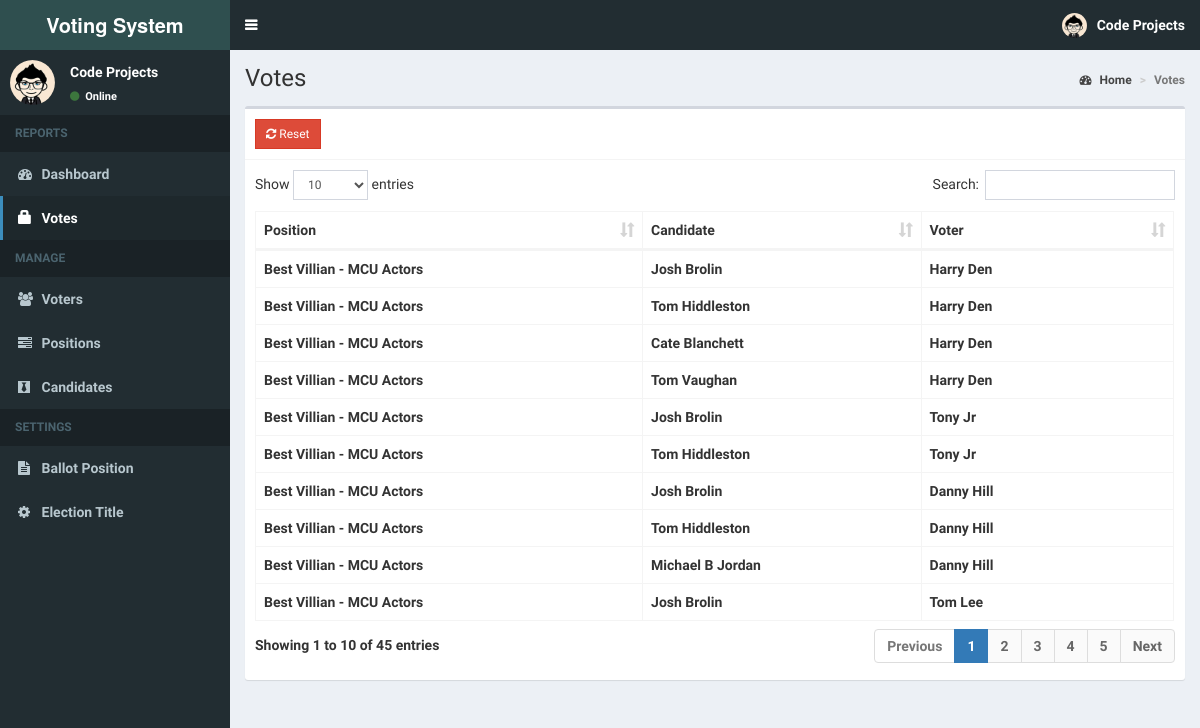
Screenshot of /admin/votes.php (signed in) with the database file from the repository.
### tables this page shows
CREATE TABLE IF NOT EXISTS `votes` (
`id` int(11) NOT NULL,
  `voters_id` int(11) NOT NULL,
  `candidate_id` int(11) NOT NULL,
  `position_id` int(11) NOT NULL
);

CREATE TABLE IF NOT EXISTS `positions` (
`id` int(11) NOT NULL,
  `description` varchar(50) NOT NULL,
  `max_vote` int(11) NOT NULL,
  `priority` int(11) NOT NULL
);

CREATE TABLE IF NOT EXISTS `candidates` (
`id` int(11) NOT NULL,
  `position_id` int(11) NOT NULL,
  `firstname` varchar(30) NOT NULL,
  `lastname` varchar(30) NOT NULL,
  `photo` varchar(150) NOT NULL,
  `platform` text NOT NULL
);

CREATE TABLE IF NOT EXISTS `voters` (
`id` int(11) NOT NULL,
  `voters_id` varchar(15) NOT NULL,
  `password` varchar(60) NOT NULL,
  `firstname` varchar(30) NOT NULL,
  `lastname` varchar(30) NOT NULL,
  `photo` varchar(150) NOT NULL
);

### admin/includes/session.php (called while the page is built, shortened)
<?php
	include 'includes/conn.php';
	$sql = "SELECT * FROM admin WHERE id = '".$_SESSION['admin']."'";
	$query = $conn->query($sql);
	$user = $query->fetch_assoc();
?>

### admin/votes.php (the view, shortened to what this page needs)
<?php include 'includes/session.php'; ?>
<?php include 'includes/header.php'; ?>
<body class="hold-transition skin-blue sidebar-mini">
<div class="wrapper">
  <?php include 'includes/navbar.php'; ?>
  <?php include 'includes/menubar.php'; ?>
  <div class="content-wrapper">
    <section class="content-header">
      <h1>
        Votes
      </h1>
      <ol class="breadcrumb">
        <li><a href="#"><i class="fa fa-dashboard"></i> Home</a></li>
        <li class="active">Votes</li>
      </ol>
    </section>
    <section class="content">
      <div class="row">
        <div class="col-xs-12">
          <div class="box">
            <div class="box-header with-border">
              <a href="#reset" data-toggle="modal" class="btn btn-danger btn-sm btn-flat"><i class="fa fa-refresh"></i> Reset</a>
            </div>
            <div class="box-body">
              <table id="example1" class="table table-bordered">
                <thead>
                  <th>Position</th>
                  <th>Candidate</th>
                  <th>Voter</th>
                </thead>
                <tbody>
                  <?php
                    $sql = "SELECT *, candidates.firstname AS canfirst, candidates.lastname AS canlast, voters.firstname AS votfirst, voters.lastname AS votlast FROM votes LEFT JOIN positions ON positions.id=votes.position_id LEFT JOIN candidates ON candidates.id=votes.candidate_id LEFT JOIN voters ON voters.id=votes.voters_id ORDER BY positions.priority ASC";
                    $query = $conn->query($sql);
                    while($row = $query->fetch_assoc()){
                      echo "
                        <tr>
                          <td class='hidden'></td>
                          <td>".$row['description']."</td>
                          <td>".$row['canfirst'].' '.$row['canlast']."</td>
                          <td>".$row['votfirst'].' '.$row['votlast']."</td>
                        </tr>
                      ";
                    }
                  ?>
                </tbody>
              </table>
            </div>
          </div>
        </div>
      </div>
    </section>
  </div>
</div>
</body>
</html>

### admin/includes/navbar.php (shortened to what this page needs)
<header class="main-header">
  <a href="home.php" class="logo">
    <span class="logo-lg"><b>Voting System </span>
  </a>
  <nav class="navbar navbar-static-top">
    <a href="#" class="sidebar-toggle" data-toggle="push-menu" role="button">
    </a>
    <div class="navbar-custom-menu">
      <ul class="nav navbar-nav">
        <li class="dropdown user user-menu">
          <a href="#" class="dropdown-toggle" data-toggle="dropdown">
            <img src="<?php echo (!empty($user['photo'])) ? '../images/'.$user['photo'] : '../images/profile.jpg'; ?>" class="user-image" alt="User Image">
            <span class="hidden-xs"><?php echo $user['firstname'].' '.$user['lastname']; ?></span>
          </a>
        </li>
      </ul>
    </div>
  </nav>
</header>

### admin/includes/menubar.php (shortened to what this page needs)
<aside class="main-sidebar">
  <section class="sidebar">
    <div class="user-panel">
      <div class="pull-left image">
        <img src="<?php echo (!empty($user['photo'])) ? '../images/'.$user['photo'] : '../images/profile.jpg'; ?>" class="img-circle" alt="User Image">
      </div>
      <div class="pull-left info">
        <p><?php echo $user['firstname'].' '.$user['lastname']; ?></p>
        <a><i class="fa fa-circle text-success"></i> Online</a>
      </div>
    </div>
    <ul class="sidebar-menu" data-widget="tree">
      <li class="header">REPORTS</li>
      <li class=""><a href="home.php"><i class="fa fa-dashboard"></i> <span>Dashboard</span></a></li>
      <li class=""><a href="votes.php"><span class="glyphicon glyphicon-lock"></span> <span>Votes</span></a></li>
      <li class="header">MANAGE</li>
      <li class=""><a href="voters.php"><i class="fa fa-users"></i> <span>Voters</span></a></li>
      <li class=""><a href="positions.php"><i class="fa fa-tasks"></i> <span>Positions</span></a></li>
      <li class=""><a href="candidates.php"><i class="fa fa-black-tie"></i> <span>Candidates</span></a></li>
      <li class="header">SETTINGS</li>
      <li class=""><a href="ballot.php"><i class="fa fa-file-text"></i> <span>Ballot Position</span></a></li>
      <li class=""><a href="#config" data-toggle="modal"><i class="fa fa-cog"></i> <span>Election Title</span></a></li>
    </ul>
  </section>
</aside>

### rows the page displays
votes: position.description "Best Villian - MCU Actors", candidate.firstname "Josh", candidate.lastname "Brolin", voters.firstname "Harry", voters.lastname "Den"
votes: position.description "Best Villian - MCU Actors", candidate.firstname "Tom", candidate.lastname "Hiddleston", voters.firstname "Harry", voters.lastname "Den"
votes: position.description "Best Villian - MCU Actors", candidate.firstname "Cate", candidate.lastname "Blanchett", voters.firstname "Harry", voters.lastname "Den"
votes: position.description "Best Villian - MCU Actors", candidate.firstname "Tom", candidate.lastname "Vaughan", voters.firstname "Harry", voters.lastname "Den"
votes: position.description "Best Villian - MCU Actors", candidate.firstname "Josh", candidate.lastname "Brolin", voters.firstname "Tony", voters.lastname "Jr"
votes: position.description "Best Villian - MCU Actors", candidate.firstname "Tom", candidate.lastname "Hiddleston", voters.firstname "Tony", voters.lastname "Jr"
votes: position.description "Best Villian - MCU Actors", candidate.firstname "Josh", candidate.lastname "Brolin", voters.firstname "Danny", voters.lastname "Hill"
votes: position.description "Best Villian - MCU Actors", candidate.firstname "Tom", candidate.lastname "Hiddleston", voters.firstname "Danny", voters.lastname "Hill"
votes: position.description "Best Villian - MCU Actors", candidate.firstname "Michael B", candidate.lastname "Jordan", voters.firstname "Danny", voters.lastname "Hill"
votes: position.description "Best Villian - MCU Actors", candidate.firstname "Josh", candidate.lastname "Brolin", voters.firstname "Tom", voters.lastname "Lee"

### other values shown
$user['firstname'] "Code"
$user['lastname'] "Projects"
